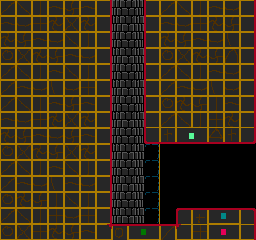

Tiled map render using the project's own tile images. Description and the whole map definition, tile-layer contents included, below:
An orthogonal 16x15 tile map with 16x16 px tiles, 2 tile layers (back, front) and 3 objects (Lift).

<map version="1.0" orientation="orthogonal" width="16" height="15" tilewidth="16" tileheight="16">
 <tileset firstgid="1" name="tiles1" tilewidth="16" tileheight="16">
  <image source="../../img/tiles/tiles0.gif" trans="ff00ff" width="256" height="256" />
 </tileset>
 <layer name="back" width="16" height="15">
  <data encoding="csv">
0,0,0,0,0,0,182,131,132,198,0,0,0,0,0,0,
0,0,0,0,0,0,182,147,148,198,0,0,0,0,0,0,
0,0,0,0,0,0,182,131,132,198,0,0,0,0,0,0,
0,0,0,0,0,0,182,147,148,198,0,0,0,0,0,0,
0,0,0,0,0,0,182,131,132,198,0,0,0,0,0,0,
0,0,0,0,0,0,182,147,148,198,0,0,0,0,0,0,
0,0,0,0,0,0,182,131,132,198,0,0,0,0,0,0,
0,0,0,0,0,0,182,147,148,198,0,0,0,0,0,0,
0,0,0,0,0,0,182,131,132,198,0,0,0,0,0,0,
0,0,0,0,0,0,182,147,148,198,0,0,0,0,0,0,
0,0,0,0,0,0,182,131,132,198,0,0,0,0,0,0,
0,0,0,0,0,0,182,147,148,198,0,0,0,0,0,0,
0,0,0,0,0,0,182,131,132,198,0,0,0,0,0,0,
0,0,0,0,0,0,182,147,148,198,0,0,0,0,0,0,
0,0,0,0,0,0,182,131,132,198,0,0,0,0,0,0
</data>
 </layer>
 <layer name="front" width="16" height="15">
  <data encoding="csv">
98,99,100,101,118,101,104,0,0,97,98,99,100,101,102,104,
101,102,116,117,115,117,120,0,0,113,101,102,116,117,118,120,
117,118,101,102,99,100,104,0,0,97,117,118,101,102,103,104,
114,115,117,118,101,102,104,0,0,113,114,115,117,118,119,104,
98,99,100,101,99,100,120,0,0,97,98,99,100,101,102,120,
98,101,102,103,102,116,104,0,0,113,98,101,102,103,102,104,
98,99,100,101,118,101,104,0,0,97,114,117,118,100,101,104,
101,102,116,117,115,117,120,0,0,97,98,99,100,116,117,120,
117,118,101,102,118,101,104,0,0,17,20,5,6,23,20,24,
114,115,117,118,115,117,120,0,0,0,0,0,0,0,0,0,
98,99,100,101,99,100,104,0,0,0,0,0,0,0,0,0,
98,101,102,103,101,102,104,0,0,0,0,0,0,0,0,0,
114,117,118,100,99,100,104,0,0,0,0,0,0,0,0,0,
98,99,100,116,102,116,120,0,0,0,0,33,36,55,56,40,
114,115,116,117,118,101,134,34,49,50,38,133,116,81,82,104
</data>
 </layer>
 <objectgroup name="lines" width="16" height="15" visible="0">
  <properties>
   <property name="map_tile" value="5" />
   <property name="type" value="[&quot;n&quot;,&quot;e&quot;]" />
  </properties>
  <object x="144" y="0">
   <polyline points="0,0 0,160 112,160 112,32" />
  </object>
  <object x="256" y="208">
   <polyline points="0,0 -80,0 -80,16 -144,16 -144,-208" />
  </object>
 </objectgroup>
 <objectgroup name="objects" width="16" height="15">
  <object name="Lift" gid="1" x="112" y="192" />
 </objectgroup>
</map>
